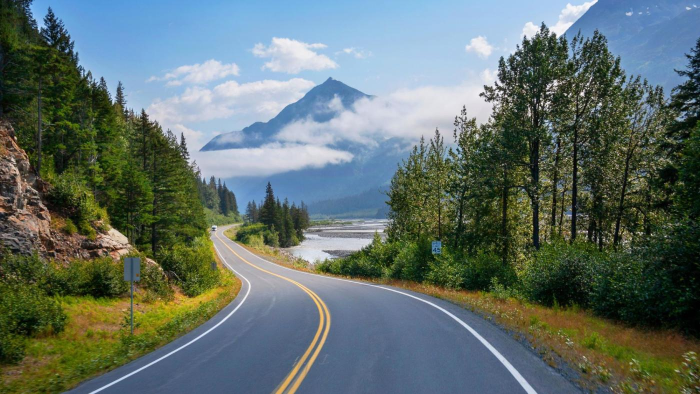
#> input picture Lane Segmentation/images/road.jpg, 1400 x 788 px, given in place of test6.mp4, which was not available (shown at 1/2 size)
$ python 'Advanced Lane Detection.py'
#> lines starting #> are read from the running program, lines starting #| are printed output that depends on the picture; after the words box and inside, x2 and y2 are one past the last pixel; in counts of white or black regions, pixels touching at a corner belong together; pictures that were not available may be replaced by others from this repository, and a replacement may not be noted
import cv2
import numpy as np
from matplotlib import pyplot as plt

# Load the video
video_path = r"D:\UsingSpace\Projects\Artificial Intelligent" \
             r"\ComputerVision\Detection System for Autonomous Driving Car" \
             r"\Moving Object Detection\data\video\test6.mp4"
cap = cv2.VideoCapture(video_path)

# Check if the video capture is opened successfully
if not cap.isOpened():
    print("Error: Could not open video file.")
    exit()

# Define the points corresponding to the corners for perspective transformation
src_points = np.float32([
    [0, 500],     # Bottom left
    [550, 300],   # Top left
    [900, 300],   # Top right
    [1280, 550]   # Bottom right
])

# Define the destination points for the bird's-eye view
height, width = 720, 1280  # Set this according to your frame size
dst_points = np.float32([
    [0, height],        # Bottom left
    [0, 0],             # Top left
    [width, 0],         # Top right
    [width, height]     # Bottom right
])

# Process each frame in the video
while True:
    # Read the next frame
    ret, frame = cap.read()
#> frame is the input picture: shape (788, 1400, 3); mean B, G, R 106.7, 111.5, 96.8
    if not ret:
        print("End of video.")
        break

    # Apply the perspective transformation to get the bird's-eye view
    matrix = cv2.getPerspectiveTransform(src_points, dst_points)
    bird_eye_view = cv2.warpPerspective(frame, matrix, (width, height))

    # Convert to HLS color space
    hls = cv2.cvtColor(bird_eye_view, cv2.COLOR_BGR2HLS)
#> hls: shape (720, 1280, 3); mean of channels 0, 1, 2 83.1, 126.1, 72.5

    # Define color range for lane lines in HLS
    lower_white = np.array([0, 200, 0], dtype=np.uint8)
    upper_white = np.array([255, 255, 255], dtype=np.uint8)

    # Threshold the HLS image to get only lane line colors
    mask = cv2.inRange(hls, lower_white, upper_white)
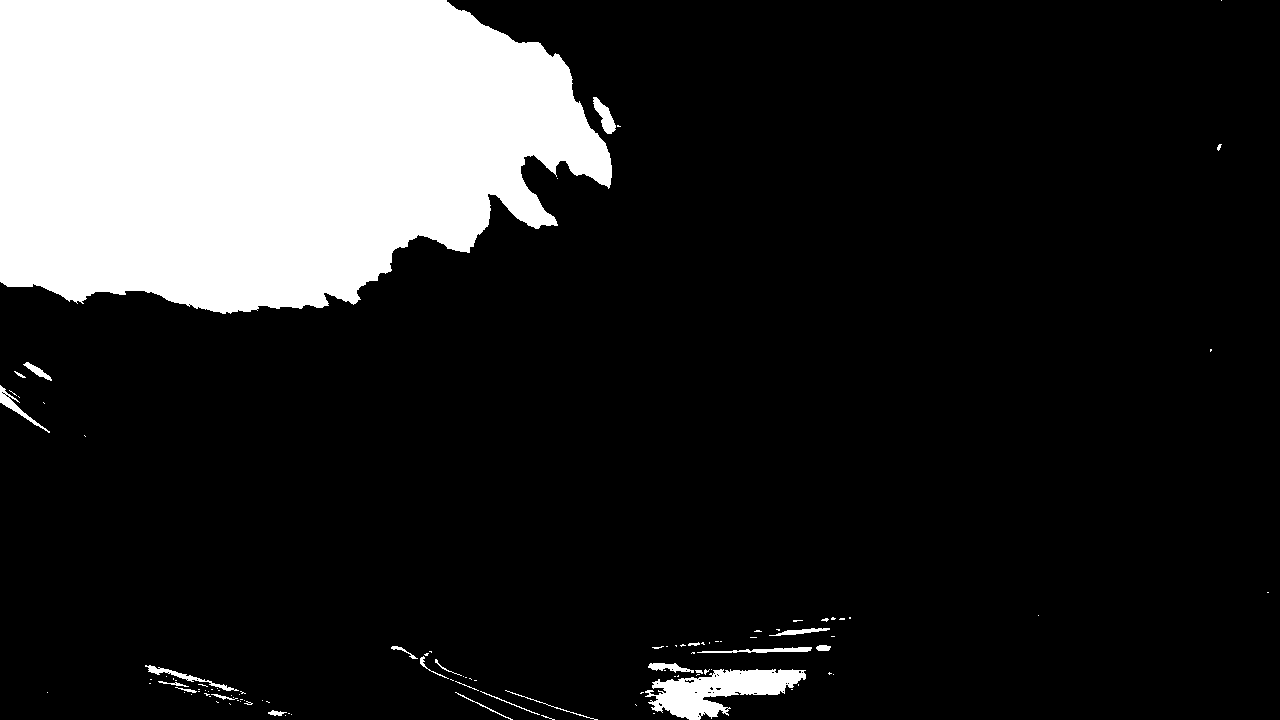
#> mask: shape (720, 1280); 17.6% white; 108 white regions (83 under 20 px), largest, box (x1, y1, x2, y2) and area: (0, 0, 612, 314) 154154, (645, 669, 806, 720) 4255, (593, 97, 616, 134) 393

    # Morphological operations to remove noise
    kernel = np.ones((5, 5), np.uint8)
    mask_open = cv2.morphologyEx(mask, cv2.MORPH_OPEN, kernel)  # Opening
#> mask_open: shape (720, 1280); 17.2% white; 12 white regions (1 under 20 px), largest, box (x1, y1, x2, y2) and area: (0, 0, 612, 313) 154031, (654, 670, 805, 720) 3838, (594, 99, 615, 134) 374
    mask_close = cv2.morphologyEx(mask_open, cv2.MORPH_CLOSE, kernel)  # Closing
#> mask_close: shape (720, 1280); 17.3% white; 10 white regions

    # Find contours in the mask
    contours, _ = cv2.findContours(mask_close, cv2.RETR_EXTERNAL, cv2.CHAIN_APPROX_SIMPLE)
#> contours = 10 contours; largest, box (x1, y1, x2, y2) and area: (0, 0, 612, 313) 153158, (654, 670, 805, 720) 3720, (594, 99, 615, 134) 334, (0, 387, 18, 411) 158, (651, 663, 679, 671) 134

    # Filter contours based on area to keep only lane lines
    lane_lines = []
    for contour in contours:
        area = cv2.contourArea(contour)
        if area > 500:  # Adjust this threshold based on your needs
            lane_lines.append(contour)
#> this loop made 10 passes
#> area on passes 1, 2, 3, 5, 7, 8, 9, 10: 3719.5, 38.5, 134.5, 48, 158, 74.5, 334.5, 153158
#> (contour, area) on passes 4, 6: ([[798, 647], [798, 651], [807, 651], [807, 647]], 36), ([[787, 630], [787, 634], [795, 634], [795, 630]], 32)
#> after the loop, lane_lines = 2 contours; box (x1, y1, x2, y2) and area: (0, 0, 612, 313) 153158, (654, 670, 805, 720) 3720

    # Create a blank image to draw the lane lines
    lane_line_image = np.zeros_like(bird_eye_view)
    cv2.drawContours(lane_line_image, lane_lines, -1, (0, 255, 0), 3)  # Green color for lane lines

    # Combine the lane line image with the bird's-eye view
    combined_image = cv2.addWeighted(bird_eye_view, 1, lane_line_image, 0.5, 0)

    # Find the starting point using histogram
    histogram = np.sum(mask_close[mask_close.shape[0] // 2:, :], axis=0)
#> histogram = 1280 values, max 10710 at index 673, min 0 at index 18, mean 914.4
    plt.plot(histogram, color='blue')
    plt.title('Lane Histogram')
    plt.xlabel('Pixel Position (x)')
    plt.ylabel('Count of Non-Zero Pixels')
    plt.xlim(0, histogram.shape[0])  # Set x-axis limits
    plt.grid()
    plt.show()
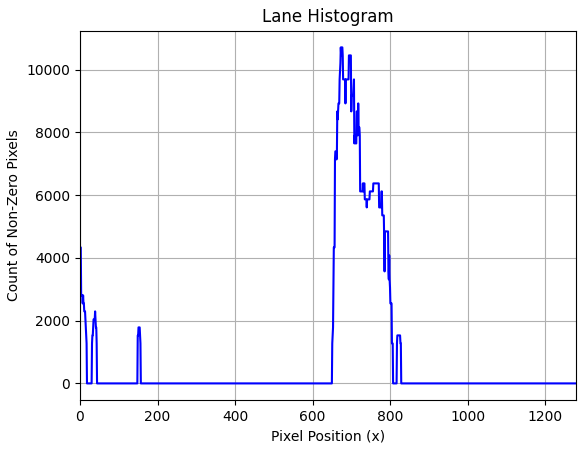
#> figure drawn by matplotlib, 1 panel; curve peaks at x = 673, y = 10710
    midpoint = int(histogram.shape[0] / 2)
#> midpoint = 640
    leftx_base = np.argmax(histogram[:midpoint])
#> leftx_base = 0
    rightx_base = np.argmax(histogram[midpoint:]) + midpoint
#> rightx_base = 673

    # Set parameters for sliding windows
    n_windows = 10
    window_height = int(height / n_windows)
    margin = 100
    min_pix = 50

    # Identify the x and y positions of all non-zero pixels in the mask
    nonzero = mask_close.nonzero()
#> nonzero = 159037 positions, rows 0 to 719, columns 0 to 828
    nonzeroy = np.array(nonzero[0])
    nonzerox = np.array(nonzero[1])

    # Create an empty list to hold the lane line indices
    left_lane_inds = []
    right_lane_inds = []

    # Current positions of the left and right line
    left_current = leftx_base
#> left_current = 0
    right_current = rightx_base
#> right_current = 673

    for window in range(n_windows):
        # Identify the window boundaries in x and y (both left and right)
        win_y_low = height - (window + 1) * window_height
        win_y_high = height - window * window_height
        win_xleft_low = left_current - margin
        win_xleft_high = left_current + margin
        win_xright_low = right_current - margin
        win_xright_high = right_current + margin

        # Draw the windows on the visualization image
        cv2.rectangle(lane_line_image, (win_xleft_low, win_y_low), (win_xleft_high, win_y_high), (0, 255, 0), 2)
        cv2.rectangle(lane_line_image, (win_xright_low, win_y_low), (win_xright_high, win_y_high), (0, 255, 0), 2)
        cv2.imshow('windows', lane_line_image)
        # Identify the nonzero pixels in x and y within the window
        good_left_inds = ((nonzerox >= win_xleft_low) & (nonzerox <= win_xleft_high) &
                          (nonzeroy >= win_y_low) & (nonzeroy <= win_y_high)).nonzero()[0]
        good_right_inds = ((nonzerox >= win_xright_low) & (nonzerox <= win_xright_high) &
                           (nonzeroy >= win_y_low) & (nonzeroy <= win_y_high)).nonzero()[0]

        # Append these indices to the lists
        left_lane_inds.append(good_left_inds)
        right_lane_inds.append(good_right_inds)

        # If you found more than min_pix pixels, recenter the next window on their mean position
        if len(good_left_inds) > min_pix:
            left_current = int(np.mean(nonzerox[good_left_inds]))
        if len(good_right_inds) > min_pix:
            right_current = int(np.mean(nonzerox[good_right_inds]))
#> this loop made 10 passes
#> (win_xleft_low, win_xleft_high, win_xright_low, win_xright_high, left_current) on passes 5 to 10: (-100, 100, 694, 894, 16), (-84, 116, 694, 894, 79), (-21, 179, 694, 894, 90), (-10, 190, 694, 894, 95), (-5, 195, 694, 894, 97), (-3, 197, 694, 894, 98)
#> (win_xleft_low, win_xleft_high, win_xright_low, win_xright_high, right_current) on passes 1 to 2: (-100, 100, 573, 773, 708), (-100, 100, 608, 808, 794)
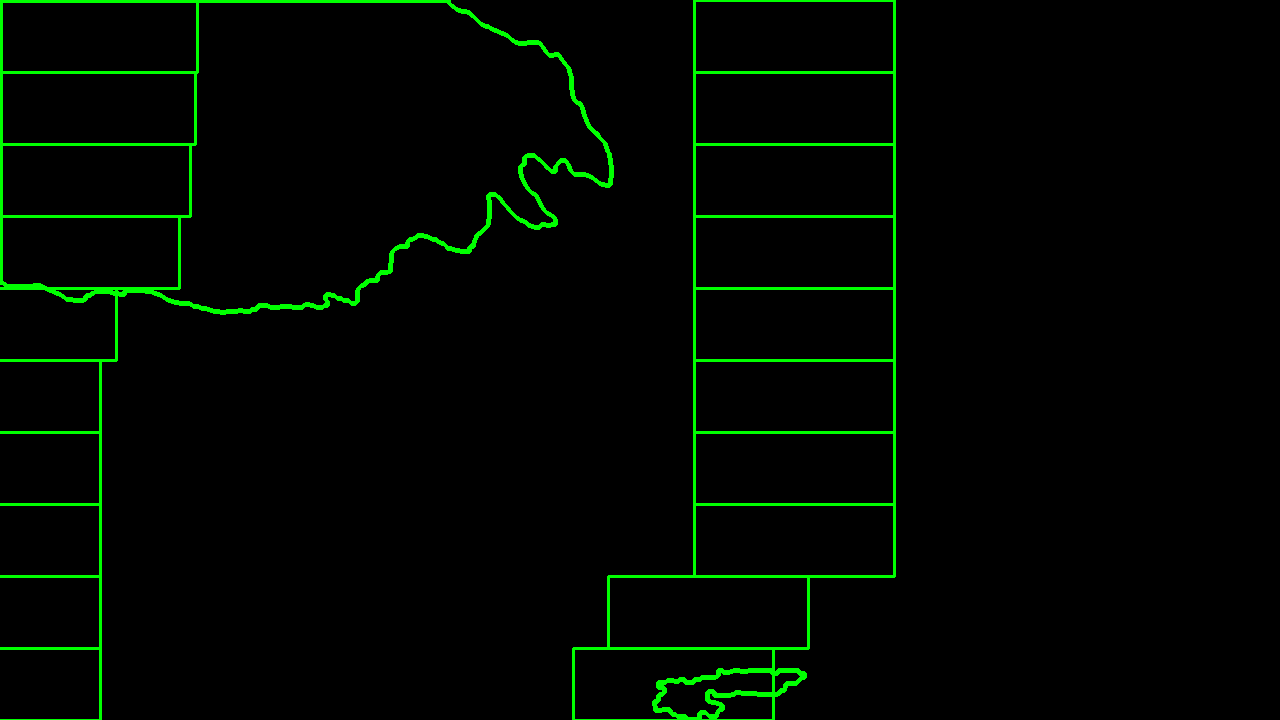
#> lane_line_image: shape (720, 1280, 3); mean of channels 0, 1, 2 0, 7.2, 0; drawn as B, G, R
#> after the loop, left_lane_inds = 10 items; right_lane_inds = 10 items

    # Concatenate the arrays of indices
    left_lane_inds = np.concatenate(left_lane_inds)
    right_lane_inds = np.concatenate(right_lane_inds)
#> right_lane_inds = 3693 values, max 159036 at index 3627, min 154728 at index 3628, mean 157066.7

    # Extract the pixel positions for the left and right lanes
    leftx = nonzerox[left_lane_inds]
    lefty = nonzeroy[left_lane_inds]
    rightx = nonzerox[right_lane_inds]
#> rightx = 3693 values, max 807 at index 3682, min 651 at index 12, mean 710.2
    righty = nonzeroy[right_lane_inds]
#> righty = 3693 values, max 719 at index 3614, min 630 at index 3628, mean 689.4

    try:
        # Fit a second order polynomial to each lane
        left_fit = np.polyfit(lefty, leftx, 2)
#> left_fit = [-0.000436, 0.0808, 95.4]
        right_fit = np.polyfit(righty, rightx, 2)
#> right_fit = [0.00182, -3.54, 2282]

        # Generate x and y values for plotting
        ploty = np.linspace(0, height - 1, height)
        left_fitx = left_fit[0] * ploty**2 + left_fit[1] * ploty + left_fit[2]
#> left_fitx = 720 values, max 99.15 at index 93, min -71.68 at index 719, mean 49.34
        right_fitx = right_fit[0] * ploty**2 + right_fit[1] * ploty + right_fit[2]
#> right_fitx = 720 values, max 2282 at index 0, min 681.1 at index 719, mean 1324.9

        # Print the beginning and end of the lane lines
        print(f"Left Lane Start: (x: {int(left_fitx[0])}, y: {int(ploty[0])})")
#| Left Lane Start: (x: 95, y: 0)
        print(f"Left Lane End: (x: {int(left_fitx[-1])}, y: {int(ploty[-1])})")
#| Left Lane End: (x: -71, y: 719)
        print(f"Right Lane Start: (x: {int(right_fitx[0])}, y: {int(ploty[0])})")
#| Right Lane Start: (x: 2281, y: 0)
        print(f"Right Lane End: (x: {int(right_fitx[-1])}, y: {int(ploty[-1])})")
#| Right Lane End: (x: 681, y: 719)

        # Create an image to draw the lane lines
        lane_line_image = np.zeros_like(bird_eye_view)
        for y in range(len(ploty)):
            cv2.circle(lane_line_image, (int(left_fitx[y]), int(ploty[y])), 5, (255, 0, 0), -1)  # Left lane
            cv2.circle(lane_line_image, (int(right_fitx[y]), int(ploty[y])), 5, (0, 0, 255), -1)  # Right lane
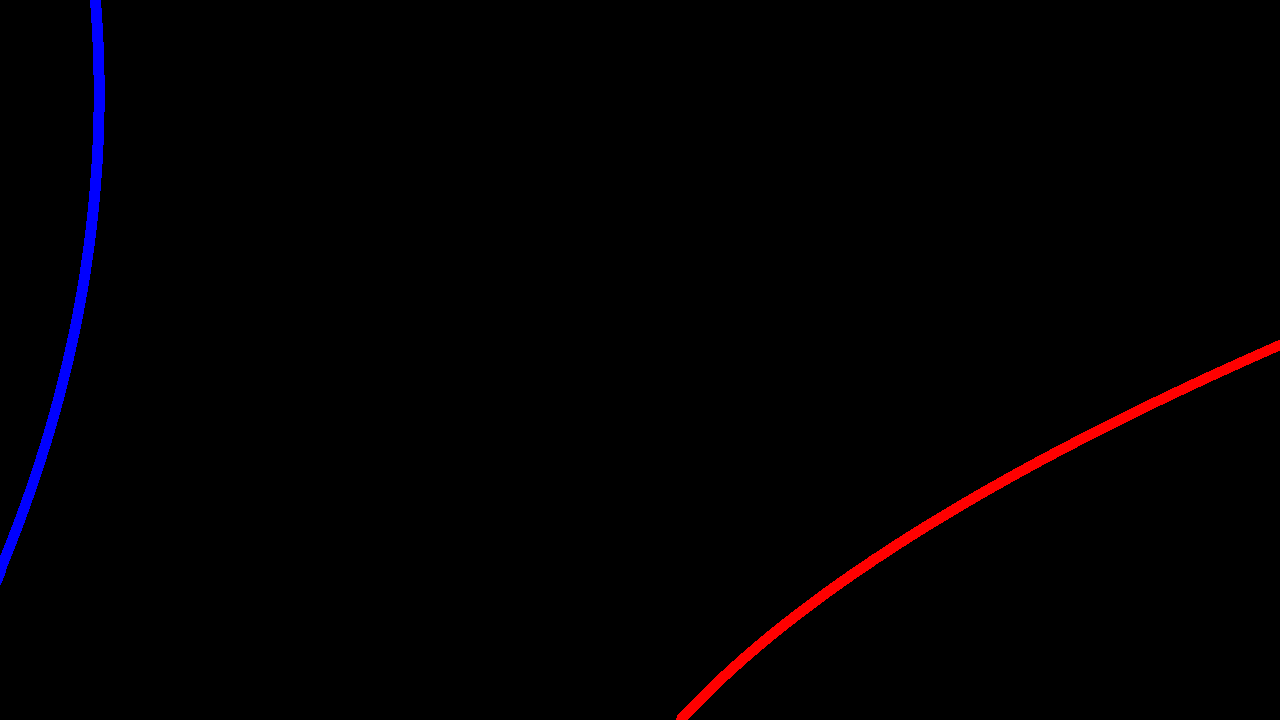
#> lane_line_image: shape (720, 1280, 3); mean of channels 0, 1, 2 1.7, 0, 2.1; drawn as B, G, R

        # Fill the area between the lane lines with green
        vertices = np.array([
            [int(left_fitx[0]), int(ploty[0])],
            [int(left_fitx[-1]), int(ploty[-1])],
            [int(right_fitx[-1]), int(ploty[-1])],
            [int(right_fitx[0]), int(ploty[0])]
        ], dtype=np.int32)
#> vertices = [[95, 0], [-71, 719], [681, 719], [2281, 0]]

        # Reshape vertices to the required format for fillPoly
        vertices = vertices.reshape((-1, 1, 2))

        cv2.fillPoly(lane_line_image, [vertices], (0, 255, 0))
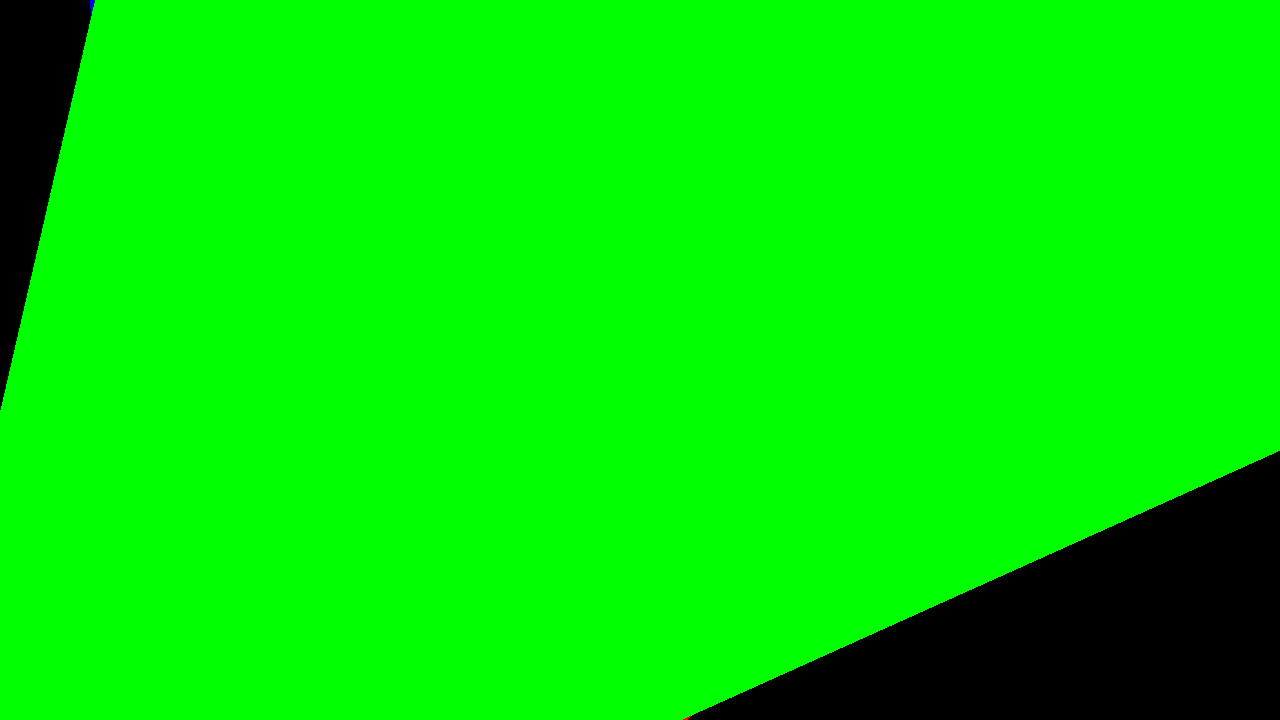
#> lane_line_image: shape (720, 1280, 3); mean of channels 0, 1, 2 0, 227.3, 0; drawn as B, G, R

        # Unwrap the lane_line_image back to the original perspective
        unwarp_matrix = cv2.getPerspectiveTransform(dst_points, src_points)
#> unwarp_matrix = [[0.233, -0.764, 550], [-0.0136, -0.215, 300], [-4.54e-05, -0.000985, 1]]
        lane_line_image_original = cv2.warpPerspective(lane_line_image, unwarp_matrix, (frame.shape[1], frame.shape[0]))

        # Blend the unwrapped lane line image with the original frame
        final_output = cv2.addWeighted(frame, 1, lane_line_image_original, 0.5, 0)

        # Display the final output
        cv2.imshow('Final Output', final_output)

        for i, point in enumerate(src_points):
            cv2.circle(frame, (int(point[0]), int(point[1])), 10, (0, 0, 255), -1)  # Red color
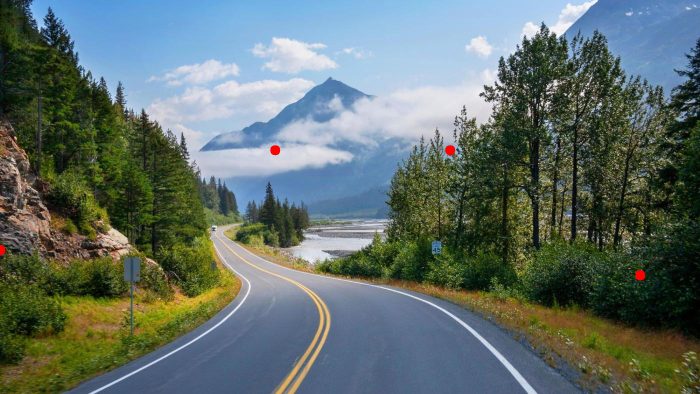
#> frame: shape (788, 1400, 3) (shown at 1/2 size); 0.1% of pixels changed, all inside (x1, y1, x2, y2) = (0, 290, 1291, 561)

        # Display all stages of transformation
        cv2.imshow('Original Frame', frame)
        cv2.imshow('Bird Eye View', bird_eye_view)
        cv2.imshow('HLS Image', hls)
        cv2.imshow('Mask', mask)
        cv2.imshow('Mask After Opening', mask_open)
        cv2.imshow('Mask After Closing', mask_close)
        cv2.imshow('Lane Lines', lane_line_image)
    except:
        for i, point in enumerate(src_points):
            cv2.circle(frame, (int(point[0]), int(point[1])), 10, (0, 0, 255), -1)  # Red color

        cv2.imshow('Original Frame', frame)
        cv2.imshow('Bird Eye View', bird_eye_view)
        cv2.imshow('HLS Image', hls)
        cv2.imshow('Mask', mask)
        cv2.imshow('Mask After Opening', mask_open)
        cv2.imshow('Mask After Closing', mask_close)
    # Wait for a key press to move to the next frame
    if cv2.waitKey(0) == ord('q'):
#> (key q is pressed here)
        break

# Release the video capture object and close all OpenCV windows
cap.release()
cv2.destroyAllWindows()
